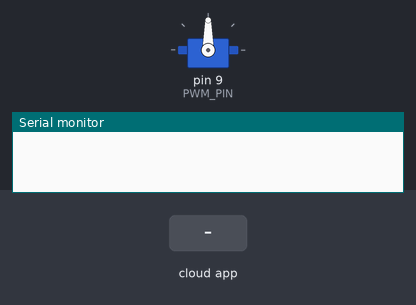
Bench run of a sketch on a simulated Arduino Uno, built with avr-gcc and run on an emulated ATmega328P. Parts: servo, the last lines printed to the serial monitor. The test bench sets the inputs (shaded band). The ROS host is connected and sends only what is stated.

Above: at 1.2 s.
1.3 s: the phone or cloud app sets motor_control to 100
At 2.4 s:
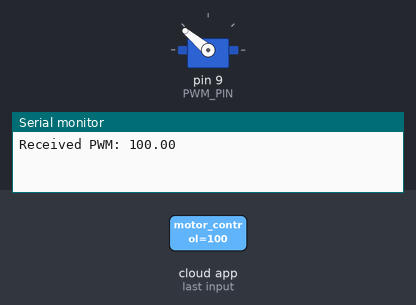
2.8 s: the phone or cloud app sets motor_control to -100
At 3.4 s:
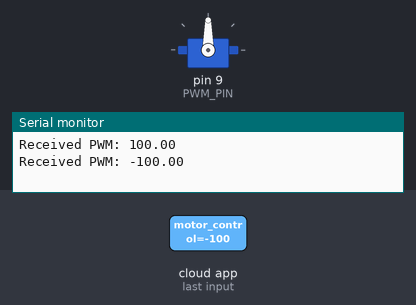
Timing chart, 0 to 5.8 s (numbered marks = the images above; inputs shaded):
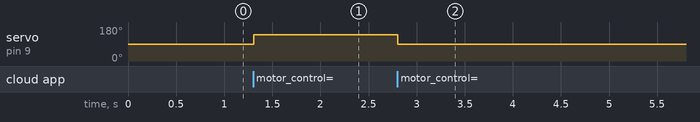

The sketch:

CameraTracking_servo_control4.ino
```cpp
#include <micro_ros_arduino.h>
#include <rclc/rclc.h>
#include <rclc/executor.h>
#include <std_msgs/msg/float32.h>

#include <Servo.h>  // Use ServoDuo library for Duo board

rcl_subscription_t subscriber;
std_msgs__msg__Float32 pwm_msg;
rclc_executor_t executor;
rclc_support_t support;
rcl_allocator_t allocator;
rcl_node_t node;

Servo servo;  // Use ServoDuo for Duo board

#define PWM_PIN 9 // Change this to the actual PWM pin connected to your servo
#define RCCHECK(fn) { rcl_ret_t temp_rc = fn; if((temp_rc != RCL_RET_OK)){error_loop();}}
#define RCSOFTCHECK(fn) { rcl_ret_t temp_rc = fn; if((temp_rc != RCL_RET_OK)){}}

void error_loop() {
  while (1) {
    delay(1); // default 100
  }
}

void subscription_callback(const void *msgin) {
  const std_msgs__msg__Float32 *msg = (const std_msgs__msg__Float32 *)msgin;

  // Print received PWM value to Serial Monitor
  Serial.print("Received PWM: ");
  Serial.println(msg->data);

  // Assuming the PWM range for the servo is 0 to 180
  int pwm_value = static_cast<int>(msg->data);
  pwm_value = constrain(pwm_value, 0, 180);

  // Map the PWM value to the servo motor's range (adjust if needed)
  int servo_value;

  // Modify the servo position based on the mapped value
  // Adjust these conditions based on your servo's behavior
  if (pwm_value == 90) {
    // Rotate clockwise (adjust the angle as needed)
    servo_value = 90;  // or any other angle

  } else {
    // Adjust servo value based on conditions
    if (pwm_value < 90) {
      servo_value = static_cast<int>(90 - (pwm_value * 0.5));
    } else {
      servo_value = static_cast<int>((pwm_value * 0.5) + 90);
    }
  }

  // Set the servo position based on the modified value
  servo.write(servo_value);

}

void setup() {
  set_microros_transports();

  // Initialize Serial Monitor
  Serial.begin(115200);

  servo.attach(PWM_PIN);

  allocator = rcl_get_default_allocator();

  // Create init_options
  RCCHECK(rclc_support_init(&support, 0, NULL, &allocator));

  // Create node
  RCCHECK(rclc_node_init_default(&node, "micro_ros_arduino_node", "", &support));

  // Create subscriber
  RCCHECK(rclc_subscription_init_default(
      &subscriber,
      &node,
      ROSIDL_GET_MSG_TYPE_SUPPORT(std_msgs, msg, Float32),
      "motor_control"));

  // Create executor
  RCCHECK(rclc_executor_init(&executor, &support.context, 1, &allocator));
  RCCHECK(rclc_executor_add_subscription(&executor, &subscriber, &pwm_msg, &subscription_callback, ON_NEW_DATA));
}

void loop() {
  delay(1);
  RCCHECK(rclc_executor_spin_some(&executor, RCL_MS_TO_NS(10))); // default : 100
}
```

Measured:
- after the input at 1.3 s, servo on pin 9 (PWM_PIN): 90° → 140° at once
- after the input at 2.8 s, servo on pin 9 (PWM_PIN): 140° → 90° at once
